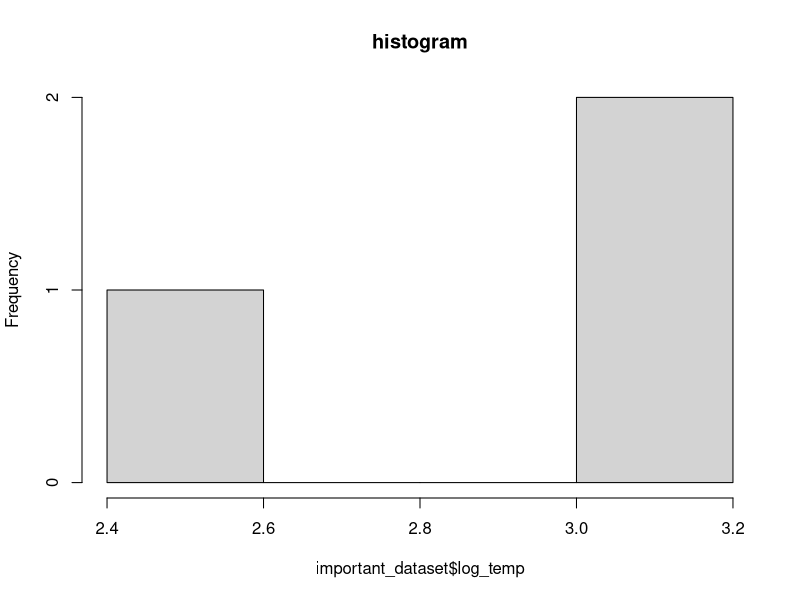

Write the R code that produced this figure.
# analysis script

important_dataset <- data.frame(site_id = c("a","b","c"),
                                temp = c(23.2, 12.1, 20.5))

important_dataset$log_temp <- log(important_dataset$temp)

hist(important_dataset$log_temp, main = "histogram")

